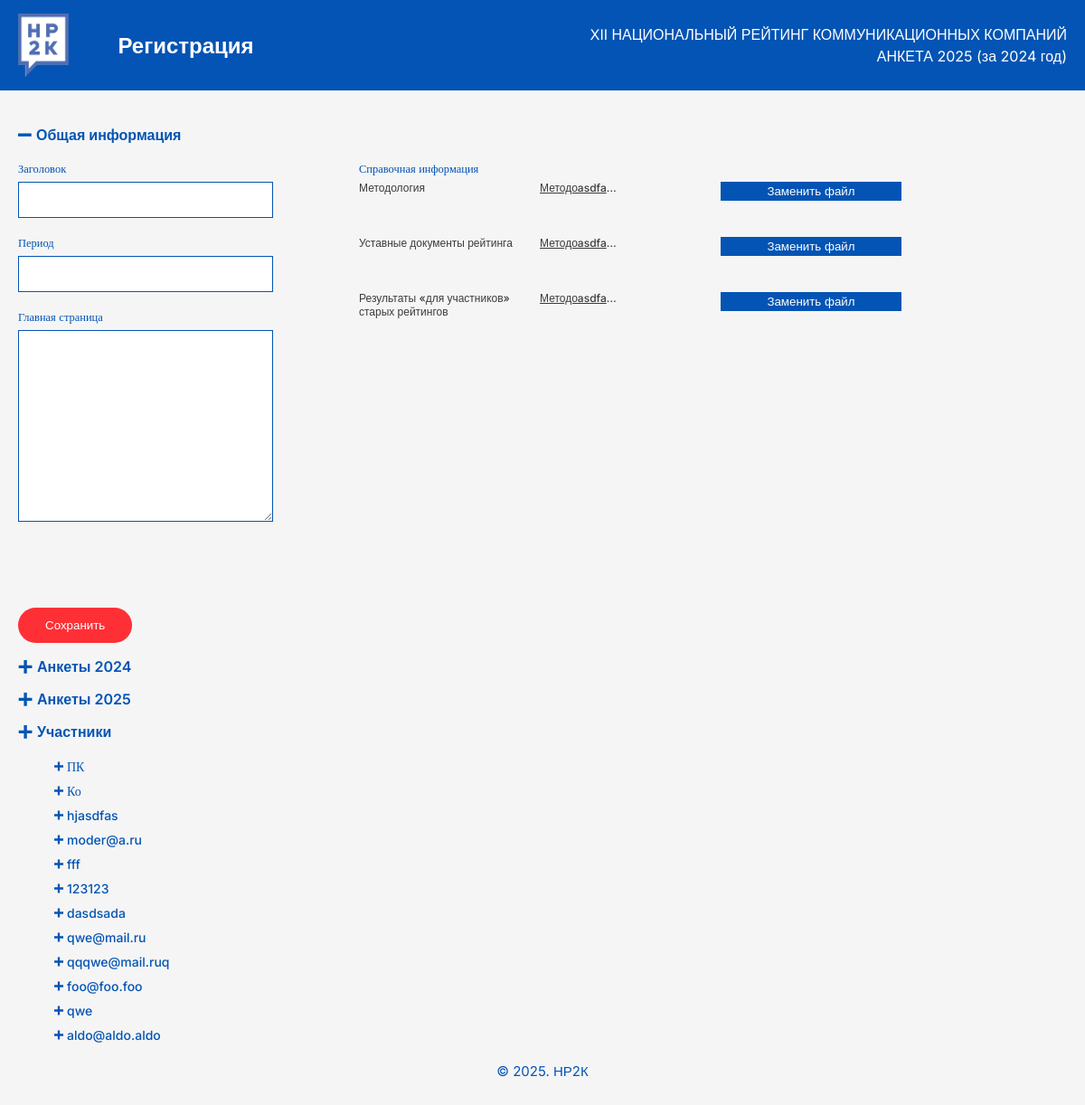
Page /moderator/ (signed in) on the committed database.
### website/models.py (models this page shows, shortened)
class CompanyProfile(models.Model):
    user = models.OneToOneField(User, on_delete=models.CASCADE, related_name='company_profile')
    email_for_newsletters = models.EmailField(verbose_name="Email для рассылки новостей HR2K")
    company_name_full = models.CharField(max_length=255, verbose_name="Название компании (полное)")
    company_name_short = models.CharField(max_length=20, verbose_name="Название компании (краткое)")
    company_logo = models.ImageField(upload_to='company_logos/', verbose_name="Логотип компании")
    postal_code = models.CharField(max_length=10, verbose_name="Почтовый индекс")
    postal_address = models.CharField(max_length=255,verbose_name="Почтовый адрес")
    responsible_email = models.EmailField(verbose_name="Email ответственного")
    responsible_name = models.CharField(max_length=255, verbose_name="Имя и фамилия ответственного")
    responsible_phone = models.CharField(max_length=30, verbose_name="Телефон ответственного")
    consent_data_processing = models.BooleanField(default=False, verbose_name="Согласие на обработку данных")
    confirmation = models.BooleanField(default=False, verbose_name="Подтверждение условий")

### website/views.py (the view, shortened to what this page needs)
# urls.py: path('moderator/', views.moderator_dashboard, name='moderator_dashboard'),
@csrf_exempt
@login_required
def moderator_dashboard(request):
    general_info, created = GeneralInfo.objects.get_or_create(
        id=1,
        defaults={
            'methodology_file': '',
            'charter_file': '',
            'results_file': '',
        }
    )
    print(request.POST)
    if request.method == 'POST' and 'general_info_form' in request.POST:
        form = GeneralInfoForm(request.POST, request.FILES, instance=general_info)
        if form.is_valid():
            form.save()
    else:
        form = GeneralInfoForm(instance=general_info)
    companies = CompanySurvey.objects.values('company_name').distinct()
    company_surveys = {}
    for company in companies:
        company_name = company['company_name']
        surveys = CompanySurvey.objects.filter(company_name=company_name)
        surveys_with_status = []
        for survey in surveys:
            latest_status = survey.statuses.latest('created_at') if survey.statuses.exists() else None
            comment_form = ModeratorCommentForm(instance=survey)
            positioning = list(survey.positionings.all())
            employees = list(survey.employees.all())
            awards = list(survey.awards.all())
            revenues = list(survey.revenues.all())
            events = list(survey.events.all())
            surveys_with_status.append({
                'survey': survey,
                'latest_status': latest_status.get_status_display() if latest_status else 'Нет статуса',
                'comment_form': comment_form,
                'positionings': positioning,
                'employees': employees,
                'awards': awards,
                'revenues': revenues,
                'events': events,
            })
        company_surveys[company_name] = surveys_with_status
    company_profiles = CompanyProfile.objects.all()
    profile_forms = [
        {'profile': profile, 'form': CompanyProfileForm(instance=profile), 'user_form': UserUpdateForm(instance=profile.user)}
        for profile in company_profiles
    ]
    active_users = User.objects.filter(company_profile__isnull=False)
    companies_with_surveys = CompanyProfile.objects.annotate(
        survey_count=Count('user__surveys')
    ).filter(survey_count__gt=0)
    context = {
        'general_info_form': form,
        'company_surveys': company_surveys,
        'companies': companies_with_surveys,
        'profile_forms': profile_forms,  # Профили с формами
    }
    return render(request, 'moderator_dashboard.html', context)

### website/forms.py
class GeneralInfoForm(forms.ModelForm):
    class Meta:
        model = GeneralInfo
        fields = [
            'title',
            'period',
            'main_page_content',
            'methodology_file',
            'charter_file',
            'results_file',
        ]
        widgets = {
            'main_page_content': forms.Textarea(attrs={'rows': 5}),
        }

### website/models.py (called while the page is built)
    def __str__(self):
        return f"Анкета {self.company_name} - {self.submission_date}"

    def __str__(self):
        return f"{self.company_name} (ИНН: {self.inn}) - Выручка: {self.revenue_amount} тыс. руб."

    def calculate_total_revenue_for_survey(self):
        total_revenue = CompanyRevenue.objects.filter(survey=self.survey).aggregate(
            total=Sum('revenue_amount')
        )['total']
        return total_revenue or 0

    def __str__(self):
        return f"{self.event_type} ({self.event_format}) - Участники: {self.participant_count}"

### templates/moderator_dashboard.html (shortened to what this page needs)
{% extends "base.html" %}
{% block content %}
{% load static %}
<link rel="stylesheet" href="{% static 'css/pages/user.css' %}" />
<link rel="stylesheet" href="{% static 'css/pages/registration.css' %}" />
<link rel="stylesheet" href="{% static 'css/pages/moderator.css' %}" />
<ul class="accordeon">
    <li class="accordeon-item">
        <div class="accordeon-title">
            <img src="{% static 'images/minus.svg' %}" class="accordeon-item__open-symbol--minus" />
            <p class="accordeon-title__text">Общая информация</p>
        </div>
        <div class="accordeon-body general">
            <form class="general-form" method="post" enctype="multipart/form-data">
                <div class="general-left">
                    <div class="group-form">
                        <div class="input-title">Заголовок</div>
                        <input type="text" class="input">
                    </div>
                    <div class="group-form">
                        <div class="input-title">Период</div>
                        <input type="text" class="input">
                    </div>
                    <div class="group-form">
                        <div class="input-title">Главная страница</div>
                        <textarea class="input-textarea"></textarea>
                    </div>
                </div>
                <div class="general-right">
                    <p class="general-right__title">Справочная информация</p>
                    <ul class="general-list">
                        <li class="general-list__item">
                            <p class="general-list__item-text">Методология</p>
                            <a class="general-list__item-link" href="">Методоasdfasdfdocx</a>
                            <button type="button" class="btn-primary">Заменить файл</button>
                        </li>
                        <li class="general-list__item">
                            <p class="general-list__item-text">Уставные документы рейтинга</p>
                            <a class="general-list__item-link" href="">Методоasdfasdfdocx</a>
                            <button type="button" class="btn-primary">Заменить файл</button>
                        </li>
                        <li class="general-list__item">
                            <p class="general-list__item-text">Результаты «для участников» старых рейтингов</p>
                            <a class="general-list__item-link" href="">Методоasdfasdfdocx</a>
                            <button type="button" class="btn-primary">Заменить файл</button>
                        </li>
                    </ul>
                </div>
                <button type="submit" name="general_info_form" class="btn-submit">Сохранить</button>
            </form>
        </div>
    </li>
    <li class="accordeon-item">
        <div class="accordeon-title">
            <img src="{% static 'images/plus.svg' %}" class="accordeon-item__open-symbol--plus" />
            <p class="accordeon-title__text">Анкеты 2024</p>
        </div>
    </li>
    <li class="accordeon-item">
        <div class="accordeon-title">
            <img src="{% static 'images/plus.svg' %}" class="accordeon-item__open-symbol--plus" />
            <p class="accordeon-title__text">Анкеты 2025</p>
        </div>
    </li>
    <li class="accordeon-item">
        <div class="accordeon-title">
            <img src="{% static 'images/plus.svg' %}" class="accordeon-item__open-symbol--plus" />
            <p class="accordeon-title__text">Участники</p>
        </div>
        <div class="accordeon-body ankets-sub">
            <ul class="subaccordeon participans" id="participans">
            {% for item in profile_forms %}
                <li class="subaccordeon-item">
                    <div class="subaccordeon-header">
                        <div class="subaccordeon-header__company">
                            <img src="{% static 'images/plus-small.svg' %}" class="subaccordeon-item__open-symbol--plus" />
                            <span class="subaccordeon-header__company-title">{{ item.profile.company_name_short }}</span>
                        </div>
                    </div>
                </li>
             {% endfor %}
            </ul>
        </div>
    </li>
</ul>
{% endblock %}

### static/css/other/vars.css (style rules this page uses)
:root { --blue: #0354B4; --grey: #3C3C3C; --red: #FE3036; }

### static/css/other/styles.css (style rules this page uses)
* { margin: 0; padding: 0; box-sizing: border-box; }
html { height: 100%; }
body { margin: 0; background-color: #f5f5f5; display: flex; flex-direction: column; justify-content: flex-start; align-items: center; min-height: 100%; font-family: "Inter", sans-serif; }

### static/css/components/components.css (style rules this page uses)
.input { border: 1px solid var(--blue); padding: 12px; height: 40px; width: 282px; }
.btn-primary { display: flex; justify-content: center; align-items: center; text-align: center; border: none; background-color: var(--blue); color: white; padding: 3px 8px; }

### rows in the picture
CompanyProfile: profile.company_name_short "ПК"
CompanyProfile: profile.company_name_short "Ко"
CompanyProfile: profile.company_name_short "hjasdfas"
CompanyProfile: profile.company_name_short "moder@a.ru"
CompanyProfile: profile.company_name_short "fff"
CompanyProfile: profile.company_name_short "123123"
CompanyProfile: profile.company_name_short "dasdsada"
CompanyProfile: profile.company_name_short "qwe@mail.ru"
CompanyProfile: profile.company_name_short "qqqwe@mail.ruq"
CompanyProfile: profile.company_name_short "foo@foo.foo"
CompanyProfile: profile.company_name_short "qwe"
CompanyProfile: profile.company_name_short "aldo@aldo.aldo"
